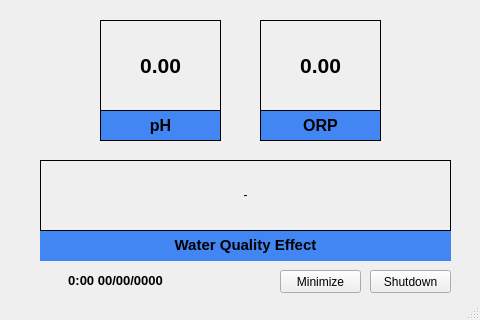
<?xml version="1.0" encoding="UTF-8"?>
<ui version="4.0">
 <class>MainWindow</class>
 <widget class="QMainWindow" name="MainWindow">
  <property name="geometry">
   <rect>
    <x>0</x>
    <y>0</y>
    <width>480</width>
    <height>320</height>
   </rect>
  </property>
  <property name="windowTitle">
   <string>MainWindow</string>
  </property>
  <property name="autoFillBackground">
   <bool>false</bool>
  </property>
  <property name="styleSheet">
   <string notr="true">#MainWindow
{
background-image: url('background.jpeg')
}
</string>
  </property>
  <widget class="QWidget" name="centralwidget">
   <widget class="QLabel" name="label9">
    <property name="geometry">
     <rect>
      <x>40</x>
      <y>230</y>
      <width>411</width>
      <height>31</height>
     </rect>
    </property>
    <property name="font">
     <font>
      <pointsize>12</pointsize>
      <weight>50</weight>
      <bold>false</bold>
     </font>
    </property>
    <property name="styleSheet">
     <string notr="true">background-color: rgb(66, 134, 244);</string>
    </property>
    <property name="text">
     <string>&lt;html&gt;&lt;head/&gt;&lt;body&gt;&lt;p&gt;&lt;span style=&quot; font-size:11pt; font-weight:600;&quot;&gt;Water Quality Effect&lt;/span&gt;&lt;/p&gt;&lt;/body&gt;&lt;/html&gt;</string>
    </property>
    <property name="alignment">
     <set>Qt::AlignCenter</set>
    </property>
   </widget>
   <widget class="QLabel" name="waterStatusLabel">
    <property name="geometry">
     <rect>
      <x>40</x>
      <y>160</y>
      <width>411</width>
      <height>71</height>
     </rect>
    </property>
    <property name="font">
     <font>
      <weight>50</weight>
      <bold>false</bold>
     </font>
    </property>
    <property name="styleSheet">
     <string notr="true"/>
    </property>
    <property name="frameShape">
     <enum>QFrame::Box</enum>
    </property>
    <property name="text">
     <string>&lt;html&gt;&lt;head/&gt;&lt;body&gt;&lt;p&gt;-&lt;/p&gt;&lt;/body&gt;&lt;/html&gt;</string>
    </property>
    <property name="alignment">
     <set>Qt::AlignCenter</set>
    </property>
    <property name="wordWrap">
     <bool>true</bool>
    </property>
    <property name="margin">
     <number>0</number>
    </property>
   </widget>
   <widget class="QPushButton" name="shutdownButton">
    <property name="geometry">
     <rect>
      <x>370</x>
      <y>270</y>
      <width>81</width>
      <height>23</height>
     </rect>
    </property>
    <property name="font">
     <font>
      <weight>50</weight>
      <bold>false</bold>
     </font>
    </property>
    <property name="text">
     <string>Shutdown</string>
    </property>
   </widget>
   <widget class="QPushButton" name="minimizeButton">
    <property name="geometry">
     <rect>
      <x>280</x>
      <y>270</y>
      <width>81</width>
      <height>23</height>
     </rect>
    </property>
    <property name="font">
     <font>
      <weight>50</weight>
      <bold>false</bold>
     </font>
    </property>
    <property name="text">
     <string>Minimize</string>
    </property>
   </widget>
   <widget class="QLabel" name="phLabel">
    <property name="geometry">
     <rect>
      <x>100</x>
      <y>20</y>
      <width>121</width>
      <height>91</height>
     </rect>
    </property>
    <property name="font">
     <font>
      <pointsize>16</pointsize>
      <weight>75</weight>
      <bold>true</bold>
     </font>
    </property>
    <property name="frameShape">
     <enum>QFrame::Box</enum>
    </property>
    <property name="text">
     <string>0.00</string>
    </property>
    <property name="alignment">
     <set>Qt::AlignCenter</set>
    </property>
   </widget>
   <widget class="QLabel" name="label_2">
    <property name="geometry">
     <rect>
      <x>100</x>
      <y>110</y>
      <width>121</width>
      <height>31</height>
     </rect>
    </property>
    <property name="font">
     <font>
      <pointsize>12</pointsize>
      <weight>75</weight>
      <bold>true</bold>
     </font>
    </property>
    <property name="styleSheet">
     <string notr="true">background-color: rgb(66, 134, 244);</string>
    </property>
    <property name="frameShape">
     <enum>QFrame::Box</enum>
    </property>
    <property name="text">
     <string>pH</string>
    </property>
    <property name="alignment">
     <set>Qt::AlignCenter</set>
    </property>
   </widget>
   <widget class="QLabel" name="ORPLabel">
    <property name="geometry">
     <rect>
      <x>260</x>
      <y>20</y>
      <width>121</width>
      <height>91</height>
     </rect>
    </property>
    <property name="font">
     <font>
      <pointsize>16</pointsize>
      <weight>75</weight>
      <bold>true</bold>
     </font>
    </property>
    <property name="frameShape">
     <enum>QFrame::Box</enum>
    </property>
    <property name="text">
     <string>0.00</string>
    </property>
    <property name="alignment">
     <set>Qt::AlignCenter</set>
    </property>
   </widget>
   <widget class="QLabel" name="label_4">
    <property name="geometry">
     <rect>
      <x>260</x>
      <y>110</y>
      <width>121</width>
      <height>31</height>
     </rect>
    </property>
    <property name="font">
     <font>
      <pointsize>12</pointsize>
      <weight>75</weight>
      <bold>true</bold>
     </font>
    </property>
    <property name="styleSheet">
     <string notr="true">background-color: rgb(66, 134, 244);</string>
    </property>
    <property name="frameShape">
     <enum>QFrame::Box</enum>
    </property>
    <property name="text">
     <string>ORP</string>
    </property>
    <property name="alignment">
     <set>Qt::AlignCenter</set>
    </property>
   </widget>
   <widget class="QLabel" name="datetimeLabel">
    <property name="geometry">
     <rect>
      <x>40</x>
      <y>270</y>
      <width>151</width>
      <height>21</height>
     </rect>
    </property>
    <property name="font">
     <font>
      <pointsize>10</pointsize>
      <weight>75</weight>
      <bold>true</bold>
     </font>
    </property>
    <property name="text">
     <string>0:00 00/00/0000</string>
    </property>
    <property name="alignment">
     <set>Qt::AlignCenter</set>
    </property>
   </widget>
  </widget>
  <widget class="QMenuBar" name="menubar">
   <property name="geometry">
    <rect>
     <x>0</x>
     <y>0</y>
     <width>480</width>
     <height>21</height>
    </rect>
   </property>
  </widget>
  <widget class="QStatusBar" name="statusbar"/>
 </widget>
 <resources/>
 <connections/>
</ui>
